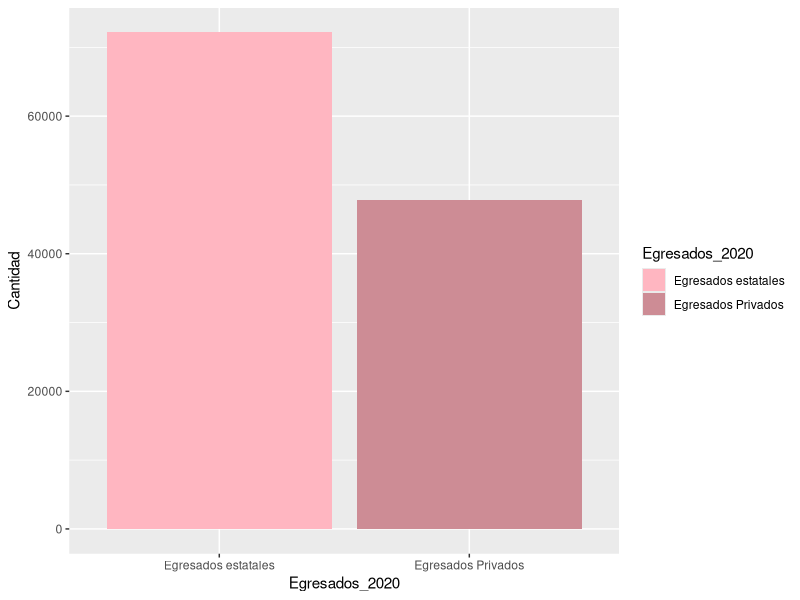
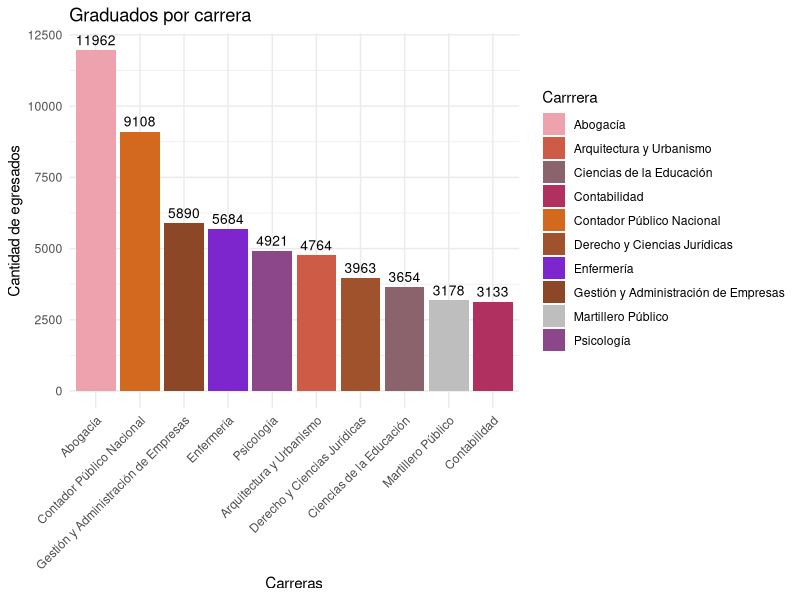
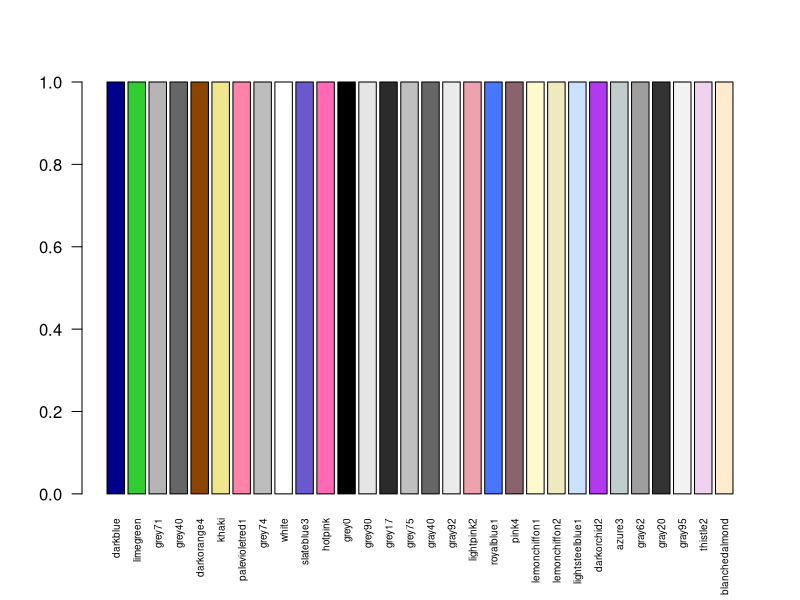

Reproduce these figures in R, in order.
## ---- chunk 1
# CUAL ES LA DIFERENCIA ENTRE CANTIDAD DE GRADUADOS EN UNIVERSIDADES PUBLICAS Y PRIVADAS - CAMI CON EL DE CHEQUEADO
library(readxl)
datos_chequeado <- read_excel("Universidades - egresados.xlsx")
library(tidyverse)

#ESTE CUENTA LA CANTIDAD DE EGRESADOS DE UNIVERSIDADES PRIVADAS
egresados_privadas <-  datos_chequeado %>%
  filter(`Año Informado` == 2020,
         `Régimen` == "Privado",
         `Tipo Institución` == "Universidad") %>%
   summarise(total_egresados_privadas = sum(Egresados, na.rm = TRUE)) %>%
  pull(total_egresados_privadas)

# ESTE CUENTA LA CANTIDAD DE EGRESADOS EN UNIVERSIDADES ESTATALES
egresados_estatales <- datos_chequeado %>%
  filter(`Año Informado` == 2020,
         `Régimen` == "Estatal",
         `Tipo Institución` == "Universidad") %>%
  summarise(total_egresados_estatales = sum(Egresados, na.rm = TRUE)) %>%
  pull(total_egresados_estatales)

#install.packages("tidyverse")
library(tidyverse)
library(ggplot2)

# GRAFICO DE BARRAS QUE COMPARA LA CANTIDAD DE EGRESADOS DE UNIVERSIDADES PUBLICAS VS PRIVADAS
df <- data.frame(
  Egresados_2020 = c("Egresados estatales","Egresados Privados"),
  Cantidad = c(egresados_estatales , egresados_privadas)
)

ggplot(df, aes (x = Egresados_2020 , y = Cantidad , fill = Egresados_2020)) + 
  geom_bar(stat = "identity") + 
  scale_fill_manual(values = c( "lightpink","lightpink3"))

#Esto nos muestra todos los colores con los que podemos trabajar
display_colores <- function(n = 50) {
  all_colors <- colors()
  sample_colors <- sample(all_colors, n)
  barplot(rep(1, n), col = sample_colors, names.arg = sample_colors, las = 2, cex.names = 0.6)
}

#cantidad de graduados por carrera
graduadosxcarrera<- datos_chequeado %>%
  filter(`Año Informado` == 2020,)%>%
  arrange(desc(Egresados))%>%
  slice(2:11)%>%
  pull("Egresados")
print(graduadosxcarrera)


datosxcarrera <- datos_chequeado %>%
  filter(`Año Informado` == 2020,
         `Carrrera` != "Carrera No Definida") %>%
  group_by(Carrrera) %>%
  summarise(graduadosxcarrera = sum(Egresados)) %>%
  arrange(desc(graduadosxcarrera)) %>%
  slice(1:10)  # Top 10 carreras
print(datosxcarrera)

# Graficar
ggplot(datosxcarrera, aes(x = reorder(Carrrera, -graduadosxcarrera), 
                          y = graduadosxcarrera, fill = Carrrera)) +
  geom_bar(stat = "identity") +
  geom_text(aes(label = graduadosxcarrera), 
            vjust = -0.5, 
            color = "black", 
            size = 3.5) +
  scale_fill_manual(values = c("lightpink2", "coral3", "pink4", "maroon", 
                               "chocolate", "sienna", "purple3", "sienna4", "gray", "orchid4")) +
  labs(title = "Graduados por carrera",
       y = "Cantidad de egresados",
       x = "Carreras") +
  theme_minimal() +
  theme(axis.text.x = element_text(angle = 45, hjust = 1))




display_colores(30)

#Los codigos de los colores
colors()
